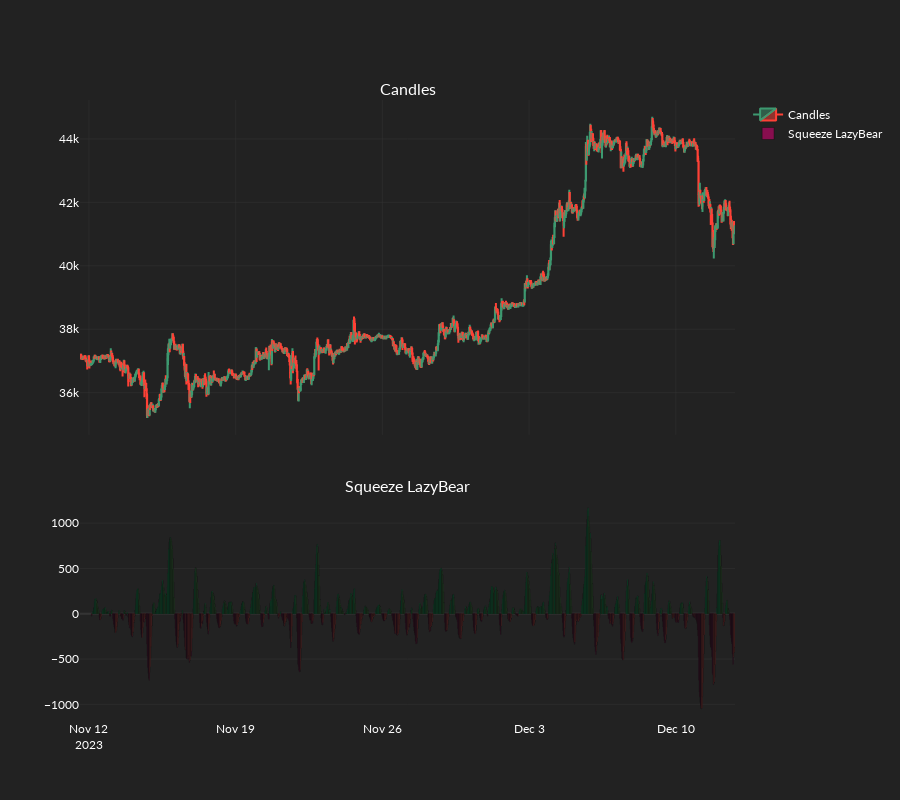

Notebook code for this chart:
### Code cell
plot_squeeze_mom_lazybear(
    candles=candles,
    indicator=sm_hist,
)

### Figure 1 — Plotly figure (JSON) as saved in the notebook; plotly's stock layout.template omitted (floating-point values rounded to 4 significant figures; data arrays with more than 128 entries replaced by an {"elided": "..."} marker saying what was removed)
{"data": [{"close": {"elided": "1500 float values"}, "high": {"elided": "1500 float values"}, "low": {"elided": "1500 float values"}, "name": "Candles", "open": {"elided": "1500 float values"}, "type": "candlestick", "x": {"elided": "1500 str values"}, "xaxis": "x", "yaxis": "y"}, {"marker": {"color": {"elided": "1500 str values"}}, "name": "Squeeze LazyBear", "type": "bar", "x": {"elided": "1500 str values"}, "xaxis": "x2", "y": {"elided": "1500 float values"}, "yaxis": "y2"}], "layout": {"annotations": [{"font": {"size": 16}, "showarrow": false, "text": "Candles", "x": 0.5, "xanchor": "center", "xref": "paper", "y": 1, "yanchor": "bottom", "yref": "paper"}, {"font": {"size": 16}, "showarrow": false, "text": "Squeeze LazyBear", "x": 0.5, "xanchor": "center", "xref": "paper", "y": 0.36, "yanchor": "bottom", "yref": "paper"}], "height": 800, "xaxis": {"anchor": "y", "domain": [0, 1], "matches": "x2", "rangeslider": {"visible": false}, "showticklabels": false}, "xaxis2": {"anchor": "y2", "domain": [0, 1]}, "yaxis": {"anchor": "x", "domain": [0.46, 1]}, "yaxis2": {"anchor": "x2", "domain": [0, 0.36]}}}
